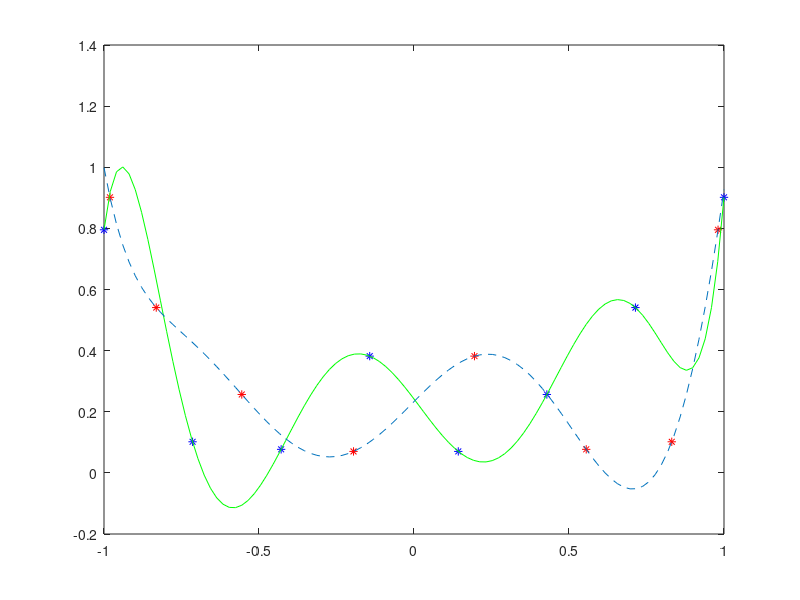
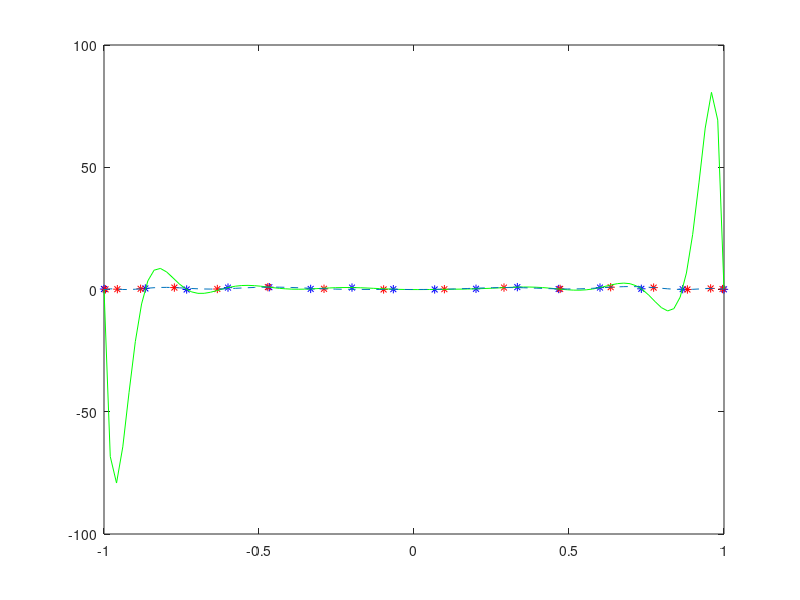

MATLAB code to generate these figures, in order:
for n = 8:8:16
    x1 = -1 + 2*(0:1:(n-1))/(n-1);
    x2 = cos((2*(1:1:n)-1)/(n)*0.5*pi);
    
    f = rand(1,n);
    A1 = zeros(n);
    A2 = zeros(n);
    for i=1:n
        A1(1:n,i) = x1.^(i-1);
        A2(1:n,i) = x2.^(i-1);
    end
    
    c1 = inv(A1)*f';
    c2 = inv(A2)*f';
    
    y = linspace(-1,1,100);

    P1 = zeros([1,100]);
    P2 = zeros([1,100]);
    
    for i=1:n
        P1 = P1 + c1(i)*y.^(i-1);
        P2 = P2 + c2(i)*y.^(i-1);
    end
    
    
    figure
    plot(x1,f,'b*') 
    hold('on')
    plot(x2,f,'r*')
    plot(y,P1,'g-')
    plot(y,P2,'--')
    
end